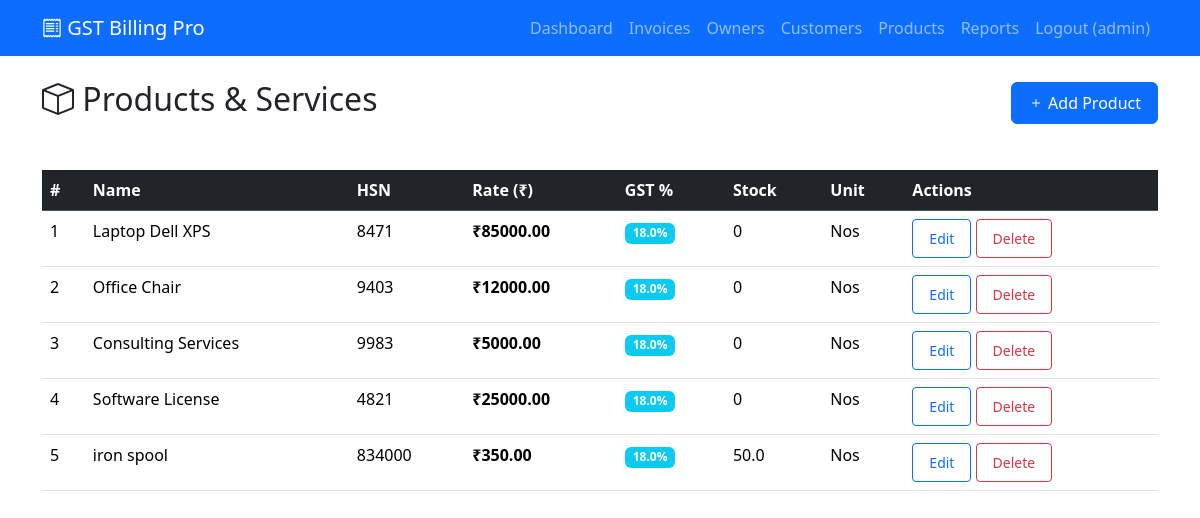
Page /main/products (signed in) on the committed database.
### MultipleFiles/models.py (models this page shows, shortened)
class User(db.Model, UserMixin):
    __tablename__ = 'user'
    id = db.Column(db.Integer, primary_key=True)
    username = db.Column(db.String(80), unique=True, nullable=False)
    email = db.Column(db.String(120), unique=True, nullable=False)
    password_hash = db.Column(db.String(128), nullable=False)

class Product(db.Model):
    id = db.Column(db.Integer, primary_key=True)
    name = db.Column(db.String(100), nullable=False)
    hsn_code = db.Column(db.String(20))
    rate = db.Column(db.Float)
    gst_percent = db.Column(db.Float, default=18.0)
    stock_qty = db.Column(db.Float, default=0.0)
    unit = db.Column(db.String(20), default='Nos')

### MultipleFiles/routes.py (the view, shortened to what this page needs)
@main.route('/products', methods=['GET', 'POST'])
@login_required
def products():
    page = request.args.get('page', 1, type=int)
    products = Product.query.paginate(page=page, per_page=20, error_out=False)
    return render_template('products.html', products=products)

### MultipleFiles/templates/products.html (shortened to what this page needs)
{% extends "base.html" %}
{% block head %}
<link href="https://cdn.jsdelivr.net/npm/bootstrap-icons@1.11.3/font/bootstrap-icons.css" rel="stylesheet">
{% endblock %}
{% block content %}
<div class="d-flex justify-content-between align-items-center mb-4">
    <h2><i class="bi bi-box"></i> Products & Services</h2>
    <a href="#addProductModal" class="btn btn-primary" data-bs-toggle="modal">
        <i class="bi bi-plus"></i> Add Product
    </a>
</div>
<div class="table-responsive">
    <table class="table table-hover">
        <thead class="table-dark">
            <tr>
                <th>#</th>
                <th>Name</th>
                <th>HSN</th>
                <th>Rate (₹)</th>
                <th>GST %</th>
                <th>Stock</th>
                <th>Unit</th>
                <th>Actions</th>
            </tr>
        </thead>
        <tbody>
            {% for product in products.items %}
            <tr>
                <td>{{ loop.index }}</td>
                <td>{{ product.name }}</td>
                <td>{{ product.hsn_code or '-' }}</td>
                <td class="fw-bold">₹{{ "%.2f"|format(product.rate or 0) }}</td>
                <td><span class="badge bg-info">{{ product.gst_percent }}%</span></td>
                <td>{{ product.stock_qty or 0 }}</td>
                <td>{{ product.unit }}</td>
                <td>
                    <a href="{{ url_for('main.product_edit', id=product.id) }}" class="btn btn-sm btn-outline-primary">Edit</a>
                    <a href="{{ url_for('main.product_delete', id=product.id) }}" class="btn btn-sm btn-outline-danger" onclick="return confirm('Delete?')">Delete</a>
                </td>
            </tr>
            {% endfor %}
        </tbody>
    </table>
</div>
{% endblock %}

### MultipleFiles/templates/base.html (shortened to what this page needs)
<!DOCTYPE html>
<html lang="en">
<head>
    <link href="https://cdn.jsdelivr.net/npm/bootstrap@5.3.3/dist/css/bootstrap.min.css" rel="stylesheet">
    <link rel="stylesheet" href="{{ url_for('static', filename='css/invoice.css') }}">
    <link href="https://cdn.jsdelivr.net/npm/bootstrap-icons@1.11.3/font/bootstrap-icons.css" rel="stylesheet">
    {% block head %}{% endblock %}
</head>
<body>
    <nav class="navbar navbar-expand-lg navbar-dark bg-primary">
        <div class="container">
            {% if current_user.is_authenticated %}
            <a class="navbar-brand" href="{{ url_for('main.dashboard') }}">
                <i class="bi bi-receipt"></i> GST Billing Pro
            </a>
            <div class="navbar-nav ms-auto">
                <a class="nav-link" href="{{ url_for('main.dashboard') }}">Dashboard</a>
                <a class="nav-link" href="{{ url_for('main.invoice_list') }}">Invoices</a>
                <a class="nav-link" href="{{ url_for('main.owner_list') }}">Owners</a>
                <a class="nav-link" href="{{ url_for('main.customer_list') }}">Customers</a>
                <a class="nav-link" href="{{ url_for('main.products') }}">Products</a>
                <a class="nav-link" href="{{ url_for('main.reports') }}">Reports</a>
                <a class="nav-link" href="{{ url_for('main.logout') }}">Logout ({{ current_user.username }})</a>
            </div>
            {% endif %}
        </div>
    </nav>
    <div class="container mt-4">
        {% block content %}{% endblock %}
    </div>
</body>
</html>

### MultipleFiles/static/css/invoice.css (style rules this page uses)
body { font-family: 'Segoe UI', Tahoma, Geneva, Verdana, sans-serif; }
.table { margin: 20px 0; }
.btn { padding: 8px 16px; }

### rows in the picture
User: username "admin"
Product: name "Laptop Dell XPS", hsn_code "8471", rate "85000.00", gst_percent "18.0", stock_qty "0", unit "Nos"
Product: name "Office Chair", hsn_code "9403", rate "12000.00", gst_percent "18.0", stock_qty "0", unit "Nos"
Product: name "Consulting Services", hsn_code "9983", rate "5000.00", gst_percent "18.0", stock_qty "0", unit "Nos"
Product: name "Software License", hsn_code "4821", rate "25000.00", gst_percent "18.0", stock_qty "0", unit "Nos"
Product: name "iron spool", hsn_code "834000", rate "350.00", gst_percent "18.0", stock_qty "50.0", unit "Nos"
